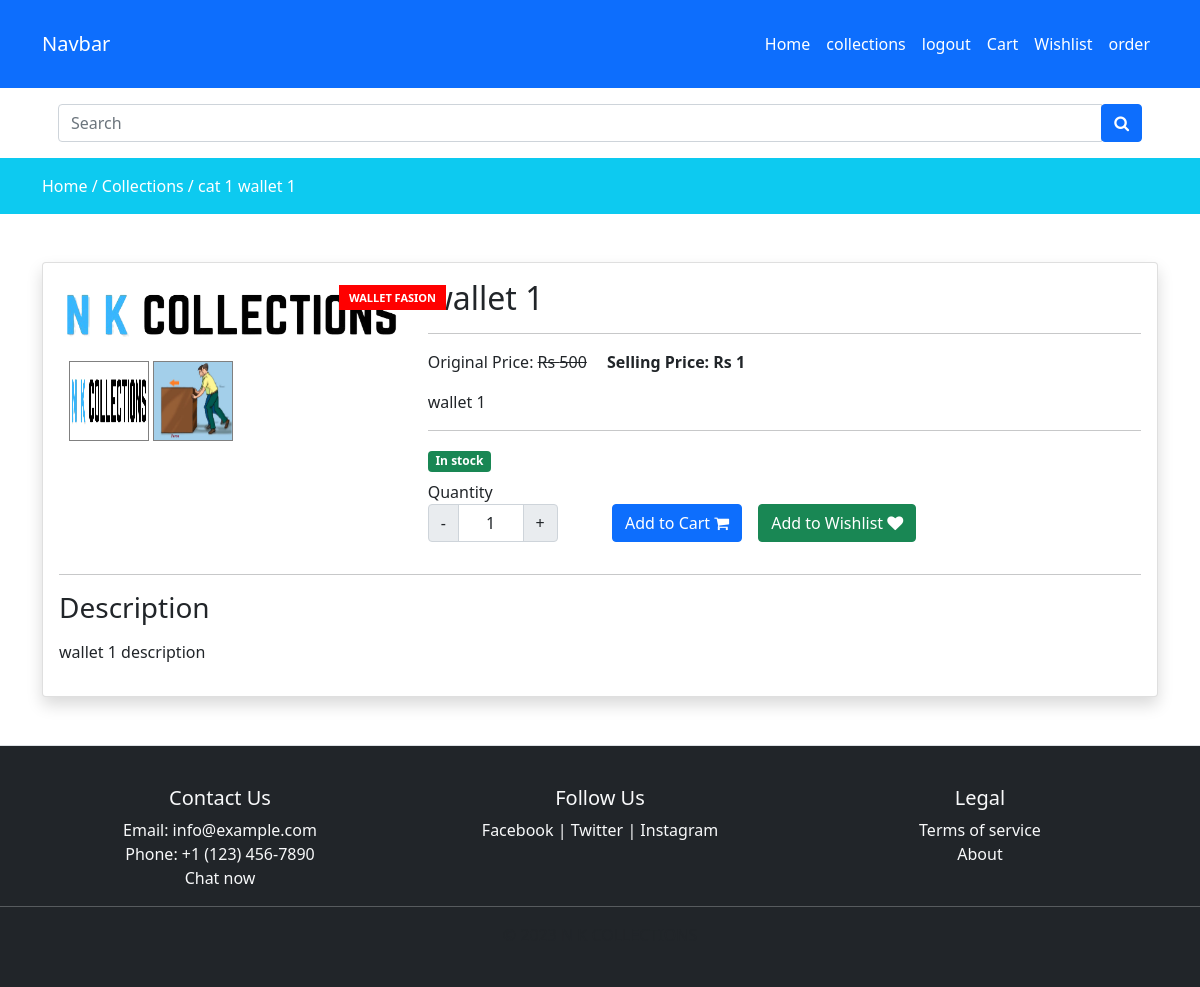
/collections/cat 1/wallet 1 (signed in), run on the app's committed database.
### store/models.py (models this page shows, shortened)
class Product(models.Model):
    slug = models.CharField(max_length=150,null=False,blank=False)
    name = models.CharField(max_length=150,null=False,blank=False)
    category = models.ForeignKey(Category,on_delete=models.CASCADE)
    product_image = models.ImageField(upload_to=get_file_path,null=True,blank=True)
    small_description = models.TextField(max_length=500, null=False, blank=False)
    quantity=models.IntegerField(null=False,blank=False)
    orginal_price=models.FloatField(null=False,blank=False)
    selling_price=models.FloatField(null=False,blank=False)
    description = models.TextField(max_length=500, null=False, blank=False)
    status = models.BooleanField(default=False,help_text="0-default,1-hidden")
    trending = models.BooleanField(default=False,help_text="0-default,1-trending")
    tag = models.CharField(max_length=150,null=False,blank=False)
    meta_title= models.CharField(max_length=150,null=False,blank=False)
    meta_keyword = models.CharField(max_length=500,null=False,blank=False)
    meta_description = models.CharField(max_length=500,null=False,blank=False)
    created_at = models.DateTimeField(auto_now_add=True)

class Category(models.Model):
    slug = models.CharField(max_length=150,null=False,blank=False)
    name = models.CharField(max_length=150,null=False,blank=False)
    image = models.ImageField(upload_to=get_file_path,null=True,blank=True)
    description = models.TextField(max_length=500, null=False, blank=False)
    status = models.BooleanField(default=False,help_text="0-default,1-hidden")
    trending = models.BooleanField(default=False,help_text="0-default,1-trending")
    meta_title = models.CharField(max_length=150,null=False,blank=False)
    meta_keyword = models.CharField(max_length=500,null=False,blank=False)
    meta_description = models.CharField(max_length=500,null=False,blank=False)
    created_at = models.DateTimeField(auto_now_add=True)

class ProductGallery(models.Model):
    product = models.ForeignKey(Product, default=None, on_delete=models.CASCADE)
    image = models.ImageField(upload_to='store/products', max_length=255)
    class Meta:
        verbose_name = 'productgallery'
        verbose_name_plural = 'product gallery'

### store/views.py (the view)
# urls.py: path('collections/<str:cate_slug>/<str:prod_slug>',views.productview,name='productview'),
def productview(request,cate_slug,prod_slug):
    if(Category.objects.filter(status=0,slug=cate_slug)):
       if(Product.objects.filter(slug=prod_slug,status=0)):
            products = Product.objects.filter(slug=prod_slug,status=0).first
            single_product = Product.objects.get(slug=prod_slug)
            product_gallery = ProductGallery.objects.filter(product_id=single_product.id)
            context= {'products':products,'product_gallery':product_gallery}
       else:
            messages.warning(request,"Product not found")
            return redirect('home')
    else:
        messages.warning(request,"Category not found")
        return redirect('collections')
    return render(request,'store/view.html',context)

### store/templates/store/view.html (shortened to what this page needs)
{% extends 'store/layouts/main.html' %}
{% block content %}
<div class="py-3 bg-info">
    <div class="container">
        <a href="{% url 'home' %}" class="text-white">Home /</a>
        <a href="{% url 'collections' %}" class="text-white">Collections /</a>
        <a href="{% url 'collectionsviews' products.category.slug %}" class="text-white">{{products.category.name}}</a>
        <a href="{% url 'productview' products.category.slug products.slug %}" class="text-white">{{products.name}}</a>
    </div>
</div>
<div class="py-5">
    <div class="container">
        <div class="row">
            <div class="col-md-12">
                <div class="card shadow product_data">
                    <div class="card-body">
                        <div class="row">
                            <div class="col-md-4  ">
                               <div class="img-big-warp mainImage"> {% if products.tag %}
                                <label class="product-viewtag">{{products.tag}}</label>
                            {% endif %}
                            <img src="{{products.product_image.url}}" class="w-100" alt="image">
                           </div> <ul class="thumb">
                                    <li>
                                        <a href="{{products.product_image.url }}" target="mainImage"><img src="{{products.product_image.url}}" alt="Product Image"></a>
                                        {% for i in product_gallery %}
                                        <a href="{{i.image.url}}" target="mainImage"><img src="{{i.image.url}}" alt="Product Image"></a>
                                        {% endfor %}
                                    </li>
                                </ul>
                            </div>
                            <div class="col-md-8">
                                <h2 class="mb-0">
                                    {{products.name}}
                                </h2>
                                <hr>
                                <label class="me-3">Original Price: <s>Rs {{products.orginal_price | stringformat:'d'}}</s></label>
                                <label class="fw-bold">Selling Price: Rs {{products.selling_price | stringformat:'d'}}</label>
                                <p class="mt-3">{{products.small_description}}</p>
                                <hr>
                                {% if products.quantity > 0 %}
                                    <label class="badge bg-success">In stock</label>
                                {% else %}
                                    <label class="badge bg-danger">Out of stock</label>
                                {% endif %}
                                <div class="row mt-2">
                                    <div class="col-md-3">
                                        <label for="Quantity">Quantity</label>
                                        <div class="input-group text-center mb-3" style="width: 130px;">
                                            <button class="input-group-text decrement-btn">-</button>
                                            <input type="text" name="quantity" class="form-control qty-input text-center" value="1">
                                            <button class="input-group-text increment-btn">+</button>
                                        </div>
                                    </div>
                                    <div class="col-md-9">
                                        <br/>
                                        {% if products.quantity > 0 %}
                                            <button type="button" class="btn btn-primary me-3 float-start addToCartBtn">Add to Cart <i class="fa fa-shopping-cart"></i></button>
                                        {% endif %}
                                        <button type="button" class="btn btn-success addToWishlist me-3 float-start">Add to Wishlist <i class="fa fa-heart"></i></button>
                                    </div>
                                </div>
                            </div>
                        </div>
                        <div class="col-md-12">
                            <hr>
                            <h3>Description</h3>
                            <p class="mt-3">{{products.description}}</p>
                        </div>
                    </div>
                </div>
            </div>
        </div>
    </div>
</div>
{% endblock content %}

### static/css/custom.css (style rules this page uses)
body { margin: 0; padding: 0; font-size: 1rem; font-weight: 400; line-height: 1.5; color: #343a40; text-align: left; background-color: #fff; min-height: 100vh; display: flex; flex-direction: column; }
ul.thumb { margin:0 auto; padding: 0; float: left; }
ul.thumb li { list-style: none; margin: 10px; }
ul.thumb li img { width: 80px; height: 80px; border: 1px solid grey; }

### store/templates/store/layouts/main.html (style rules this page uses)
a { text-decoration:none; }
.product-viewtag { background-color: red; color: #fff; font-size: 11px; line-height: 1; position: absolute; text-align: center; text-transform: uppercase; top: 22px; margin-left: 17.5rem; padding: 7px 10px; font-weight: 600; min-width: 45px; }

### data on the page
Product: category.name "cat 1", name "wallet 1", tag "WALLET FASION", product_image (picture), orginal_price "500", selling_price "1", small_description "wallet 1", description "wallet 1 description"
ProductGallery: image (picture)
